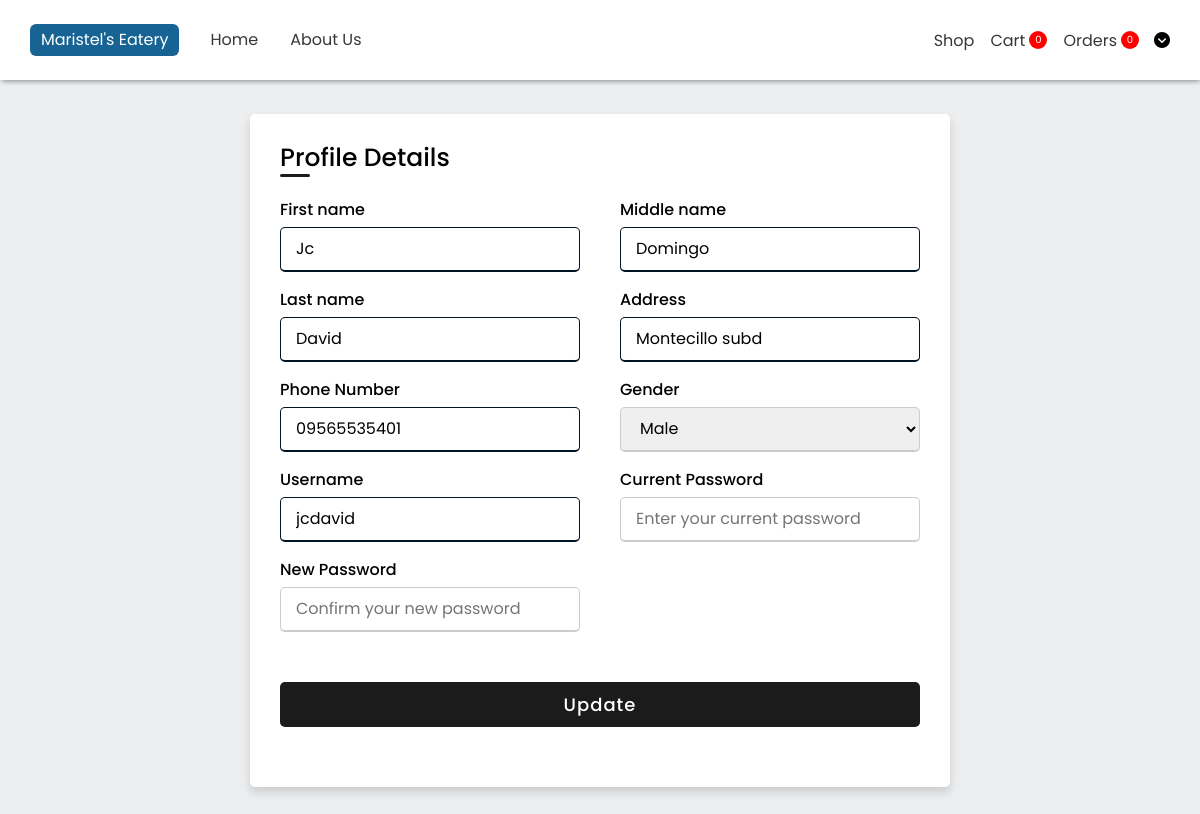
The app's page /components/profile.php (signed in) with its own data.
### tables this page shows
CREATE TABLE `tbl_account` (
  `account_id` int(11) NOT NULL,
  `ac_username` varchar(255) NOT NULL,
  `ac_email` varchar(255) NOT NULL,
  `ac_password` varchar(255) NOT NULL,
  `role_id` int(11) NOT NULL,
  `account_status_id` int(11) NOT NULL DEFAULT 1
);

CREATE TABLE `tbl_account_details` (
  `account_id` int(11) NOT NULL,
  `first_name` varchar(50) NOT NULL,
  `middle_name` varchar(50) DEFAULT NULL,
  `last_name` varchar(50) NOT NULL,
  `contact` varchar(50) NOT NULL,
  `gender` varchar(50) NOT NULL,
  `address` varchar(255) NOT NULL
);

### components/profile.php (the view, shortened to what this page needs)
<!DOCTYPE html>
<html lang="en" dir="ltr">
  <head>
    <link rel="stylesheet" href="../styles/profile.css">
     <link rel="stylesheet" href="../styles/general.css">
    <link rel="stylesheet" href="../styles/footer.css">
    <link rel="stylesheet" href="../styles/navbar.css">
    <link rel="stylesheet" href="../styles/profile.css">
    <link rel="stylesheet" href="https://cdnjs.cloudflare.com/ajax/libs/font-awesome/6.5.2/css/all.min.css">
   </head>
<body>
<?php include "./navbar.php" ?>
  <?php
    if(isset($_SESSION["user_id"]))
    {
        $acc_id = $_SESSION["user_id"];
        $query = "SELECT ta.account_id, ta.ac_username,
        td.first_name, td.middle_name, td.last_name,
        td.contact, td.gender, td.address, td.gender
        FROM tbl_account ta
        INNER JOIN tbl_account_details td ON ta.account_id = td.account_id
        where ta.account_id = ?";
        $stmt = $conn->prepare($query);
        $stmt->bind_param("i", $acc_id);
        $stmt->execute();
        $result = $stmt->get_result();
        $data = $result->fetch_assoc();
    }else{
        header("Location: ../index.php");
    }
  ?>
  <div class="container">
    <div class="title">Profile Details</div>
    <div class="content">
      <form action="#">
        <div class="user-details">
          <div class="input-box">
            <span class="details">First name</span>
            <input type="text" name="fname" id="fname" placeholder="Enter your first name" value="<?php echo $data["first_name"]; ?>" required>
          </div>
          <div class="input-box">
            <span class="details">Middle name</span>
            <input type="text" name="mname" id="mname" placeholder="Enter your middle name" value="<?php echo $data["middle_name"]; ?>" >
          </div>
          <div class="input-box">
            <span class="details">Last name</span>
            <input type="text"name="lname" id="lname" placeholder="Enter your last name" value="<?php echo $data["last_name"]; ?>" required>
          </div>
          <div class="input-box">
            <span class="details">Address</span>
            <input type="text" name="address" id="address" placeholder="Enter your address" value="<?php echo $data["address"]; ?>" required>
          </div>
          <div class="input-box">
            <span class="details">Phone Number</span>
            <input type="text" name="contact" id="contact" placeholder="Enter your number" value="<?php echo $data["contact"]; ?>" oninput="this.value = this.value.replace(/\D/g, '').slice(0, 11)" required>
          </div>
          <div class="input-box">
            <span class="details">Gender</span>
            <select name="gender" id="gender">
                <option value="Male" <?php echo ($data["gender"] == "Male") ? "selected" : ""; ?>>Male</option>
            </select>
          </div>
          <div class="input-box">
            <span class="details">Username</span>
            <input type="text" name="name" id="uname" placeholder="Enter your username" value="<?php echo $data["ac_username"]; ?>" required>
          </div>
          <div class="input-box">
            <span class="details">Current Password</span>
            <input type="password" name="password" id="password" placeholder="Enter your current password" required>
          </div>
          <div class="input-box">
            <span class="details">New Password</span>
            <input type="password" name="confirmPass" id="confirmPass" placeholder="Confirm your new password" required>
          </div>
        </div>
        <div class="button">
          <input type="submit" value="Update">
        </div>
      </form>
    </div>
  </div>
</body>
</html>

### styles/profile.css (style rules this page uses)
* { margin: 0; padding: 0; box-sizing: border-box; font-family: 'Poppins',sans-serif; }
body { height: 100vh; display: flex; justify-content: center; align-items: center; padding: 10px; background: rgb(236, 238, 240); margin-top: 50px !important; }
.container { max-width: 700px; width: 100%; background-color: #fff; padding: 25px 30px; border-radius: 5px; box-shadow: 0 5px 10px rgba(0,0,0,0.15); }
.container .title { font-size: 25px; font-weight: 500; position: relative; }
.container .title::before { content: ""; position: absolute; left: 0; bottom: 0; height: 3px; width: 30px; border-radius: 5px; background: rgb(27, 27, 27); }
.content form .user-details { display: flex; flex-wrap: wrap; justify-content: space-between; margin: 20px 0 12px 0; }
form .user-details .input-box { margin-bottom: 15px; width: calc(100% / 2 - 20px); }
form .input-box span.details { display: block; font-weight: 500; margin-bottom: 5px; }
.user-details .input-box input { height: 45px; width: 100%; outline: none; font-size: 16px; border-radius: 5px; padding-left: 15px; border: 1px solid #ccc; border-bottom-width: 2px; transition: all 0.3s ease; }
.user-details .input-box input:focus, .user-details .input-box input:valid { border-color: #011425; }
form .button { height: 45px; margin: 35px 0 }
form .button input { height: 100%; width: 100%; border-radius: 5px; border: none; color: #fff; font-size: 18px; font-weight: 500; letter-spacing: 1px; cursor: pointer; transition: all 0.3s ease; background: rgb(27, 27, 27); }
select { height: 45px; width: 100%; outline: none; font-size: 16px; border-radius: 5px; padding-left: 15px; border: 1px solid #ccc; border-bottom-width: 2px; transition: all 0.3s ease; }

### styles/general.css (style rules this page uses)
* { font-family: "Poppins", sans-serif; box-sizing: border-box; margin: 0; transition: 0.3s ease; }

### records on screen
tbl_account: fname "Jc", mname "Domingo", lname "David", address "Montecillo subd", contact "09565535401", name "jcdavid"
tbl_account_details: gender "Male"

### other values on screen
$data["cartCount"] "0"
$data["CountItems"] "0"
